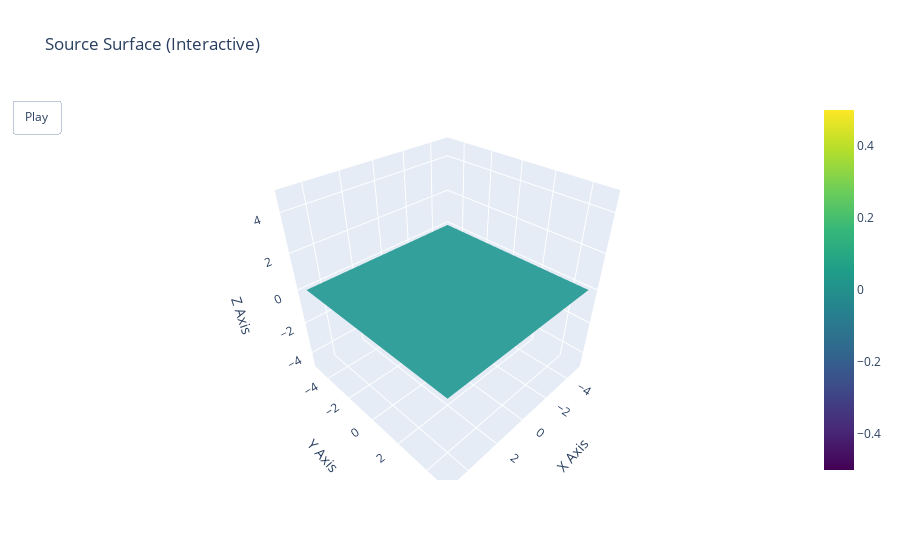
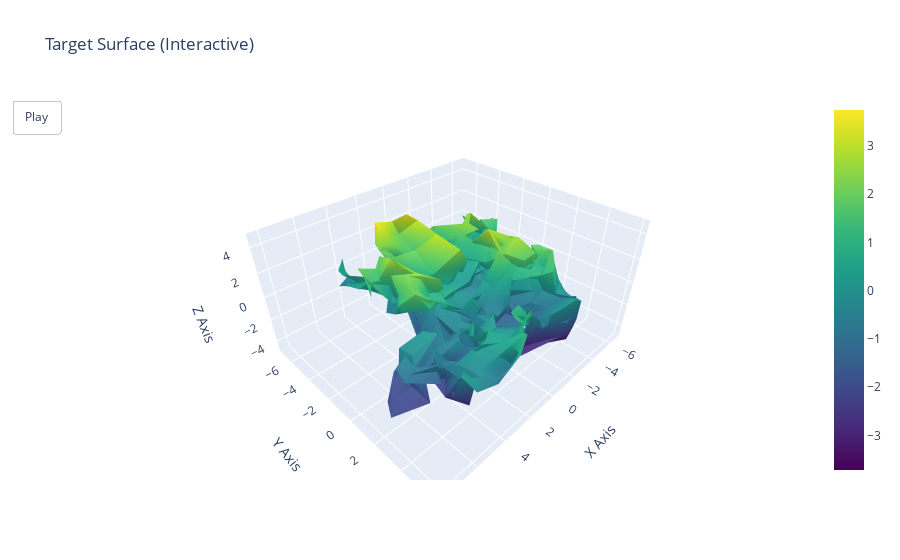

The cell these charts' notebook holds for them, in order:
### Code cell
source, target = image_registration.generate_data(apply_blur=True)
image_registration.plot_3d_surface_interactive_surface(source, title="Source Surface (Interactive)")
image_registration.plot_3d_surface_interactive_surface(target, title="Target Surface (Interactive)")

### Figure 1 — Plotly figure (JSON) as saved in the notebook; plotly's stock layout.template omitted (floating-point values rounded to 4 significant figures; data arrays with more than 128 entries replaced by an {"elided": "..."} marker saying what was removed)
{"data": [{"colorscale": [[0, "#440154"], [0.1111, "#482878"], [0.2222, "#3e4989"], [0.3333, "#31688e"], [0.4444, "#26828e"], [0.5556, "#1f9e89"], [0.6667, "#35b779"], [0.7778, "#6ece58"], [0.8889, "#b5de2b"], [1, "#fde725"]], "type": "surface", "x": {"elided": "23x23 float values"}, "y": {"elided": "23x23 float values"}, "z": {"elided": "23x23 int values"}}], "layout": {"scene": {"xaxis": {"title": {"text": "X Axis"}}, "yaxis": {"title": {"text": "Y Axis"}}, "zaxis": {"range": [-5, 5], "title": {"text": "Z Axis"}}}, "title": {"text": "Source Surface (Interactive)"}, "updatemenus": [{"buttons": [{"args": [null, {"frame": {"duration": 15, "redraw": true}, "fromcurrent": true, "mode": "immediate"}], "label": "Play", "method": "animate"}], "showactive": false, "type": "buttons"}]}}

### Figure 2 — Plotly figure (JSON) as saved in the notebook; plotly's stock layout.template omitted (floating-point values rounded to 4 significant figures; data arrays with more than 128 entries replaced by an {"elided": "..."} marker saying what was removed)
{"data": [{"colorscale": [[0, "#440154"], [0.1111, "#482878"], [0.2222, "#3e4989"], [0.3333, "#31688e"], [0.4444, "#26828e"], [0.5556, "#1f9e89"], [0.6667, "#35b779"], [0.7778, "#6ece58"], [0.8889, "#b5de2b"], [1, "#fde725"]], "type": "surface", "x": {"elided": "23x23 float values"}, "y": {"elided": "23x23 float values"}, "z": {"elided": "23x23 float values"}}], "layout": {"scene": {"xaxis": {"title": {"text": "X Axis"}}, "yaxis": {"title": {"text": "Y Axis"}}, "zaxis": {"range": [-5, 5], "title": {"text": "Z Axis"}}}, "title": {"text": "Target Surface (Interactive)"}, "updatemenus": [{"buttons": [{"args": [null, {"frame": {"duration": 15, "redraw": true}, "fromcurrent": true, "mode": "immediate"}], "label": "Play", "method": "animate"}], "showactive": false, "type": "buttons"}]}}
